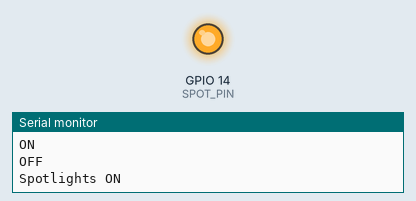
The sketch below on a simulated ESP32. Parts: output pins drawn as LEDs (lit = HIGH), the last lines printed to the serial monitor.

Above: at 9.5 s.
At 14.5 s:
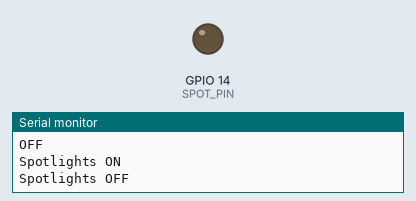
Timing chart, 0 to 20.0 s (numbered marks = the images above):
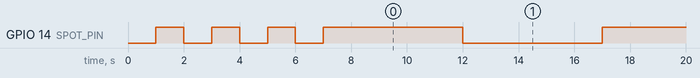

Measured:
- by itself, GPIO 14 (SPOT_PIN): repeats every 2.0 s: HIGH 1.0 s, LOW 1.0 s

The sketch:

Spotlight.ino
```cpp
#define SPOT_PIN 14

void setup() {
  pinMode(SPOT_PIN, OUTPUT);
  digitalWrite(SPOT_PIN, LOW);
  Serial.begin(115200);
  delay(1000);
  Serial.println("\n=== Spotlight Test (GPIO 14) ===");

  for (int i = 0; i < 3; i++) {
    Serial.println("ON");  digitalWrite(SPOT_PIN, HIGH); delay(1000);
    Serial.println("OFF"); digitalWrite(SPOT_PIN, LOW);  delay(1000);
  }
}

void loop() {
  Serial.println("Spotlights ON");  digitalWrite(SPOT_PIN, HIGH); delay(5000);
  Serial.println("Spotlights OFF"); digitalWrite(SPOT_PIN, LOW);  delay(5000);
}
```
